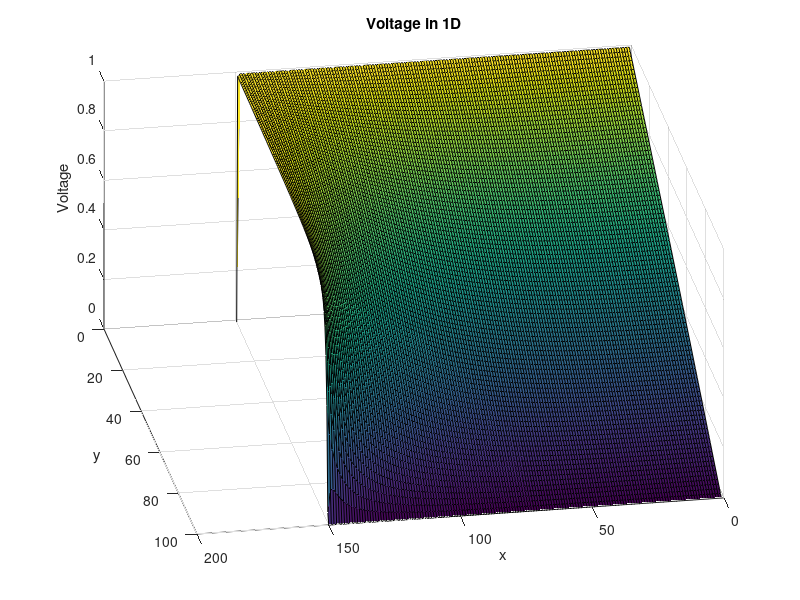

MATLAB code to generate this figure:

%% Finite Difference Method
%% Question 1
% This code solves laplaces equation using the finite difference method.


nx = 100;
ny = 1.5 * nx; %Since we want the region to be a rectangle and ratio is 3/2

G = sparse(nx*ny, nx*ny); %the equations
B = zeros(1,nx*ny);

for i= 1:nx
    for j= 1:ny
        n = j + (i-1) * ny;
        
        if i == 1 % left
            G(n,:) = 0;
            G(n,n) = 1;
            B(n) = 1; 
        elseif i==nx % right
            G(n,:) = 0;
            G(n,n) = 1;
          
        elseif j==1 %top
            
            G(n,n) = -3;
            G(n,n+1) = 1;
            G(n, n + ny) = 1;
            G (n,n-ny) = 1;
            
        elseif j==ny %bottom
            
            G(n,n)= -3;
            G(n,n-1) =1;
            G(n,n+ny) = 1;
            G(n-ny) = 1;
            
        else
            G(n,n) = -4; %middle value
            G(n,n-1) = 1; %left side
            G(n,n+1) = 1; %right side
            G(n,n-ny) = 1 ;%first value
            G(n,n+ny) = 1 ; %last value
        end
        
        
    end
    
end

V = G\B';

m = zeros(nx,ny,1);


for i = 1:nx
    for j=1:ny
        n = j + (i-1)* ny ;
        m(i,j) = V(n);
    end
end

figure(1);
surf(m);
title("Voltage in 1D");
xlabel("x");
ylabel("y");
zlabel("Voltage");
view(-190,40);



